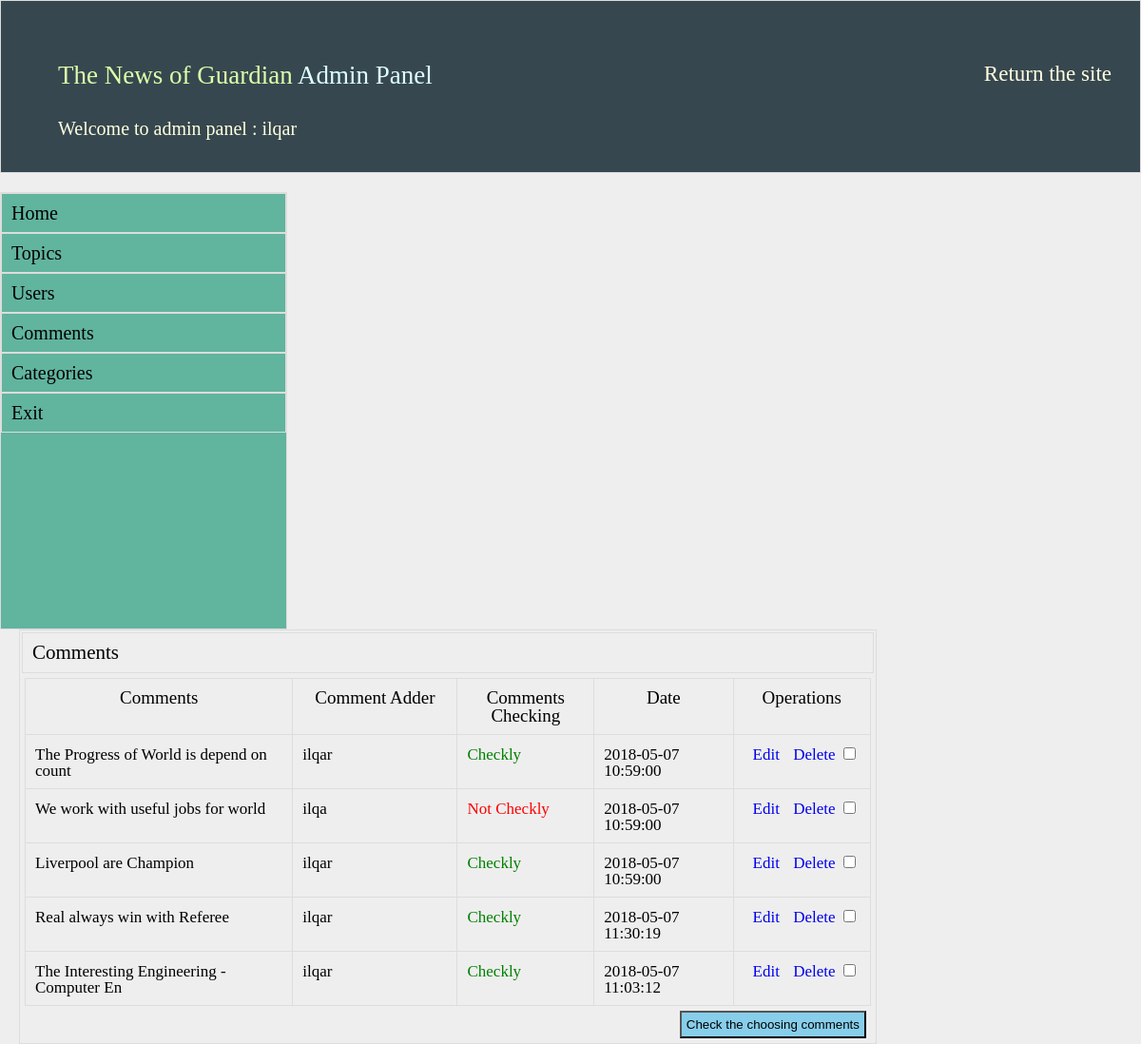
Screenshot of /admin/?do=comments (signed in) with the database file from the repository.
### tables this page shows
CREATE TABLE IF NOT EXISTS `comments` (
  `comment_id` int(11) NOT NULL AUTO_INCREMENT,
  `commen_added` varchar(200) NOT NULL,
  `comment_eposta` varchar(200) NOT NULL,
  `comment_mesaj` text NOT NULL,
  `comment_date` timestamp NOT NULL DEFAULT CURRENT_TIMESTAMP,
  `comment_topic_id` int(11) NOT NULL DEFAULT '0',
  `comment_per` int(11) NOT NULL DEFAULT '0',
  PRIMARY KEY (`comment_id`)
);

### admin/comments.php (the view, shortened to what this page needs)
<!DOCTYPE html>
<html>
<head>
</head>
<body>
	<?php
$v = $db->prepare("select * from comments order by comment_id desc limit 20");
$v->execute(array());
$k = $v->fetchALL(PDO::FETCH_ASSOC);
$x = $v->rowCount();
?>
<div class="admin-icerik-sag">
			<h2> Comments</h2>
			<div class="konular">
			<table cellspacing="0" cellpadding="0">
			<thead>
			<tr>
			<th width="600">Comments</th> <th width="300">Comment Adder</th>
			<th width="200">Comments Checking</th> <th width="250">Date</th>
			<th width="200">Operations</th>
			</tr>
			</thead>
			<?php
			 if($x){
                foreach($k as $m){
					?>
					<tbody>
					<tr>
					<td><?php echo mb_substr($m["comment_mesaj"],0,40);?></td> <td><?php echo $m["commen_added"];?></td>
					<td>
					<?php
					if($m["comment_per"] == 1){
						echo '<span style="color:green">Checkly</span>';
					}else {
						echo '<span style="color:red">Not Checkly</span>';
					}
					?>
					</td>
					<td><?php echo $m["comment_date"];?></td>
					<td><span style="margin-left:10px;"><a href="/admin/?do=comment_edit&id=<?php echo $m['comment_id'];?>">Edit</a></span> <span style="margin-left:10px;"><a href="/admin/?do=comment_del&id=<?php echo $m['comment_id'];?>">Delete</a></span>
						<form  style="display:inline" action="/admin/?do=all_check" method="post">
						<input type="checkbox" name="check[]" value="<?php echo $m["comment_id"]; ?>" />
					</td>
					</tr>
					</tbody>
					<?php
				}
			 }else {
				echo '<tr><td colspan="5"><div class="xeta">There is no topic </div></td></tr>';
			 }
			?>
			</table>
			<button type="submit" style="float: right;padding: 5px; margin: 5px; background:skyblue; cursor: pointer;">Check the choosing comments</button>
			</div>
			</div>
</body>
</html>

### css/admin.css (style rules this page uses)
.admin-icerik-sag { float:left; margin-left:20px; border:1px solid #ddd; width:75%; min-height:200px; background:#eee; }
.admin-icerik-sag h2 { border:1px solid #ddd; padding:10px; margin:2px; font-size:21px; background:#eee; }
.konular th { border:1px solid #ddd; padding:10px; font-size:19px; background:#eee; }
.konular { margin:5px; }
.konular td { border:1px solid #ddd; padding:10px; font-size:17px; }

### rows the page displays
comments: comment_mesaj "The Progress of World is depend on count", commen_added "ilqar", comment_per "Checkly", comment_date "2018-05-07 10:59:00"
comments: comment_mesaj "We work with useful jobs for world", commen_added "ilqa", comment_per "Not Checkly", comment_date "2018-05-07 10:59:00"
comments: comment_mesaj "Liverpool are Champion", commen_added "ilqar", comment_per "Checkly", comment_date "2018-05-07 10:59:00"
comments: comment_mesaj "Real always win with Referee", commen_added "ilqar", comment_per "Checkly", comment_date "2018-05-07 11:30:19"
comments: comment_mesaj "The Interesting Engineering -Computer En", commen_added "ilqar", comment_per "Checkly", comment_date "2018-05-07 11:03:12"

### other values shown
$_SESSION["uye"] "ilqar"
